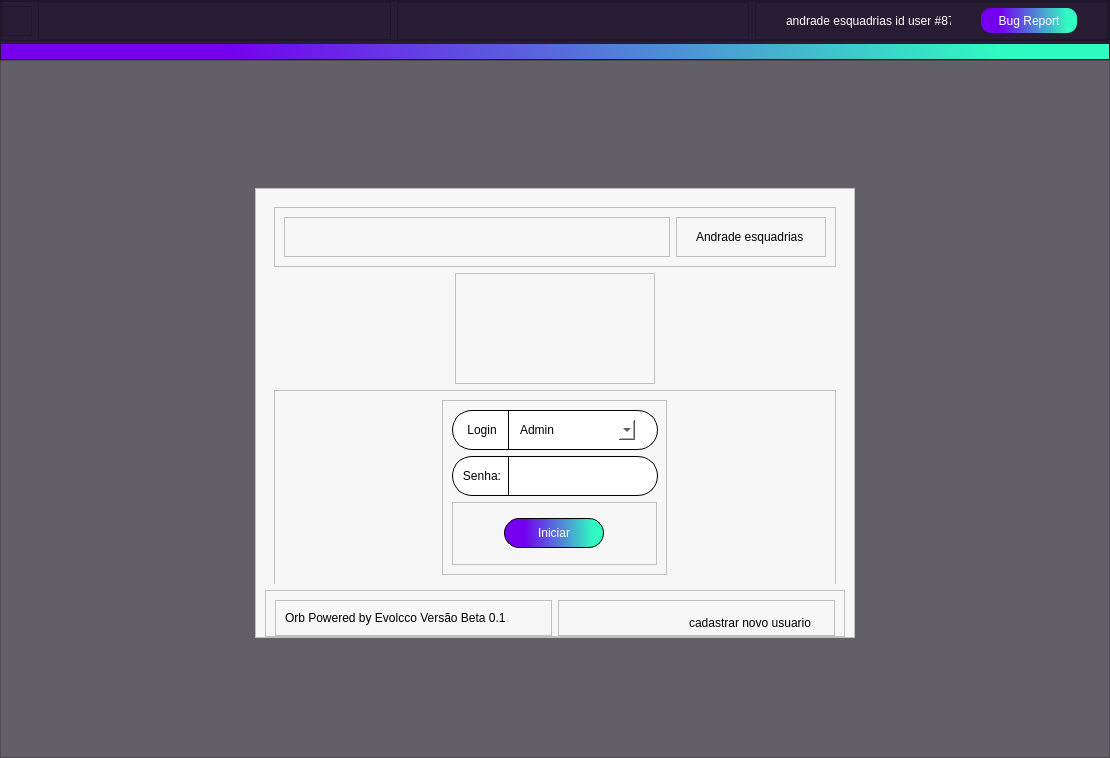
<?xml version="1.0" encoding="UTF-8"?>
<ui version="4.0">
 <class>MainWindow</class>
 <widget class="QMainWindow" name="MainWindow">
  <property name="geometry">
   <rect>
    <x>0</x>
    <y>0</y>
    <width>1110</width>
    <height>758</height>
   </rect>
  </property>
  <property name="windowTitle">
   <string>Login</string>
  </property>
  <property name="windowIcon">
   <iconset resource="../qrc/source.qrc">
    <normaloff>:/iconteste/icons/Ativo 16@2x.png</normaloff>:/iconteste/icons/Ativo 16@2x.png</iconset>
  </property>
  <widget class="QWidget" name="centralwidget">
   <layout class="QVBoxLayout" name="verticalLayout_9">
    <property name="spacing">
     <number>0</number>
    </property>
    <property name="leftMargin">
     <number>0</number>
    </property>
    <property name="topMargin">
     <number>0</number>
    </property>
    <property name="rightMargin">
     <number>0</number>
    </property>
    <property name="bottomMargin">
     <number>0</number>
    </property>
    <item>
     <widget class="QFrame" name="frame_3">
      <property name="minimumSize">
       <size>
        <width>0</width>
        <height>0</height>
       </size>
      </property>
      <property name="maximumSize">
       <size>
        <width>16777215</width>
        <height>60</height>
       </size>
      </property>
      <property name="styleSheet">
       <string notr="true">background-color: #281c35;
color:#ffffff;</string>
      </property>
      <property name="frameShape">
       <enum>QFrame::StyledPanel</enum>
      </property>
      <property name="frameShadow">
       <enum>QFrame::Raised</enum>
      </property>
      <layout class="QVBoxLayout" name="verticalLayout_3" stretch="0,0">
       <property name="spacing">
        <number>3</number>
       </property>
       <property name="leftMargin">
        <number>0</number>
       </property>
       <property name="topMargin">
        <number>0</number>
       </property>
       <property name="rightMargin">
        <number>0</number>
       </property>
       <property name="bottomMargin">
        <number>0</number>
       </property>
       <item>
        <widget class="QFrame" name="frame_6">
         <property name="frameShape">
          <enum>QFrame::StyledPanel</enum>
         </property>
         <property name="frameShadow">
          <enum>QFrame::Raised</enum>
         </property>
         <layout class="QHBoxLayout" name="horizontalLayout_2">
          <property name="leftMargin">
           <number>0</number>
          </property>
          <property name="topMargin">
           <number>0</number>
          </property>
          <property name="rightMargin">
           <number>0</number>
          </property>
          <property name="bottomMargin">
           <number>0</number>
          </property>
          <item>
           <widget class="QFrame" name="frame_2">
            <property name="maximumSize">
             <size>
              <width>30</width>
              <height>30</height>
             </size>
            </property>
            <property name="frameShape">
             <enum>QFrame::StyledPanel</enum>
            </property>
            <property name="frameShadow">
             <enum>QFrame::Raised</enum>
            </property>
            <layout class="QGridLayout" name="gridLayout_3">
             <property name="leftMargin">
              <number>0</number>
             </property>
             <property name="topMargin">
              <number>0</number>
             </property>
             <property name="rightMargin">
              <number>0</number>
             </property>
             <property name="bottomMargin">
              <number>0</number>
             </property>
             <property name="spacing">
              <number>0</number>
             </property>
             <item row="0" column="0">
              <widget class="QLabel" name="label">
               <property name="minimumSize">
                <size>
                 <width>25</width>
                 <height>25</height>
                </size>
               </property>
               <property name="maximumSize">
                <size>
                 <width>25</width>
                 <height>25</height>
                </size>
               </property>
               <property name="styleSheet">
                <string notr="true">border-image: url(:/iconteste/icons/ba812f4a-b112-4fa5-96d0-dccd574e3a86.jpg);
border-radius:12px;</string>
               </property>
               <property name="text">
                <string/>
               </property>
              </widget>
             </item>
            </layout>
           </widget>
          </item>
          <item>
           <widget class="QFrame" name="frame_4">
            <property name="frameShape">
             <enum>QFrame::StyledPanel</enum>
            </property>
            <property name="frameShadow">
             <enum>QFrame::Raised</enum>
            </property>
            <layout class="QVBoxLayout" name="verticalLayout">
             <property name="spacing">
              <number>0</number>
             </property>
             <property name="leftMargin">
              <number>0</number>
             </property>
             <property name="topMargin">
              <number>0</number>
             </property>
             <property name="rightMargin">
              <number>0</number>
             </property>
             <property name="bottomMargin">
              <number>0</number>
             </property>
            </layout>
           </widget>
          </item>
          <item>
           <widget class="QFrame" name="frame_5">
            <property name="frameShape">
             <enum>QFrame::StyledPanel</enum>
            </property>
            <property name="frameShadow">
             <enum>QFrame::Raised</enum>
            </property>
           </widget>
          </item>
          <item>
           <widget class="QFrame" name="frame_7">
            <property name="frameShape">
             <enum>QFrame::StyledPanel</enum>
            </property>
            <property name="frameShadow">
             <enum>QFrame::Raised</enum>
            </property>
            <layout class="QHBoxLayout" name="horizontalLayout">
             <property name="spacing">
              <number>0</number>
             </property>
             <property name="leftMargin">
              <number>0</number>
             </property>
             <property name="topMargin">
              <number>0</number>
             </property>
             <property name="rightMargin">
              <number>0</number>
             </property>
             <property name="bottomMargin">
              <number>0</number>
             </property>
             <item>
              <widget class="QLabel" name="label_2">
               <property name="maximumSize">
                <size>
                 <width>165</width>
                 <height>30</height>
                </size>
               </property>
               <property name="text">
                <string>andrade esquadrias id user #8774</string>
               </property>
              </widget>
             </item>
             <item>
              <widget class="QPushButton" name="bug">
               <property name="maximumSize">
                <size>
                 <width>96</width>
                 <height>25</height>
                </size>
               </property>
               <property name="styleSheet">
                <string notr="true">


QPushButton{
border:1px;
background-color: qlineargradient(spread:pad, x1:0.0227727, y1:0.557, x2:1, y2:0.551, stop:0.181818 rgba(116, 0, 239, 255), stop:0.903409 rgba(48, 252, 194, 255));
border-radius:10px;
}
QPushButton::hover
{


border-width: 2px;

border-color: black;

}
QPushButton::pressed
{
border-style: outset;
border-width: 3px;
border-color: #30fcc2;
}
</string>
               </property>
               <property name="text">
                <string>Bug Report</string>
               </property>
              </widget>
             </item>
            </layout>
           </widget>
          </item>
         </layout>
        </widget>
       </item>
       <item>
        <widget class="QLabel" name="label_23">
         <property name="minimumSize">
          <size>
           <width>0</width>
           <height>15</height>
          </size>
         </property>
         <property name="maximumSize">
          <size>
           <width>16777215</width>
           <height>15</height>
          </size>
         </property>
         <property name="styleSheet">
          <string notr="true">background-color: qlineargradient(spread:pad, x1:0.0227727, y1:0.557, x2:1, y2:0.551, stop:0.181818 rgba(116, 0, 239, 255), stop:0.903409 rgba(48, 252, 194, 255));</string>
         </property>
         <property name="text">
          <string/>
         </property>
        </widget>
       </item>
      </layout>
     </widget>
    </item>
    <item>
     <widget class="QFrame" name="frame_13">
      <property name="minimumSize">
       <size>
        <width>501</width>
        <height>0</height>
       </size>
      </property>
      <property name="styleSheet">
       <string notr="true">background-color: rgb(98, 95, 102);</string>
      </property>
      <property name="frameShape">
       <enum>QFrame::StyledPanel</enum>
      </property>
      <property name="frameShadow">
       <enum>QFrame::Raised</enum>
      </property>
      <layout class="QHBoxLayout" name="horizontalLayout_5">
       <property name="bottomMargin">
        <number>0</number>
       </property>
       <item>
        <widget class="QFrame" name="frame_17">
         <property name="maximumSize">
          <size>
           <width>600</width>
           <height>450</height>
          </size>
         </property>
         <property name="styleSheet">
          <string notr="true">background-color:white;
background-color: rgb(247, 247, 247);</string>
         </property>
         <property name="frameShape">
          <enum>QFrame::StyledPanel</enum>
         </property>
         <property name="frameShadow">
          <enum>QFrame::Raised</enum>
         </property>
         <layout class="QVBoxLayout" name="verticalLayout_8">
          <property name="bottomMargin">
           <number>0</number>
          </property>
          <item>
           <widget class="QFrame" name="frame_12">
            <property name="enabled">
             <bool>true</bool>
            </property>
            <property name="frameShape">
             <enum>QFrame::NoFrame</enum>
            </property>
            <property name="frameShadow">
             <enum>QFrame::Raised</enum>
            </property>
            <layout class="QVBoxLayout" name="verticalLayout_5">
             <property name="topMargin">
              <number>9</number>
             </property>
             <item>
              <widget class="QFrame" name="frame_18">
               <property name="frameShape">
                <enum>QFrame::StyledPanel</enum>
               </property>
               <property name="frameShadow">
                <enum>QFrame::Raised</enum>
               </property>
               <layout class="QHBoxLayout" name="horizontalLayout_8">
                <item>
                 <widget class="QFrame" name="frame_20">
                  <property name="frameShape">
                   <enum>QFrame::StyledPanel</enum>
                  </property>
                  <property name="frameShadow">
                   <enum>QFrame::Raised</enum>
                  </property>
                  <layout class="QVBoxLayout" name="verticalLayout_2">
                   <item>
                    <widget class="QLabel" name="deucerto">
                     <property name="minimumSize">
                      <size>
                       <width>0</width>
                       <height>20</height>
                      </size>
                     </property>
                     <property name="text">
                      <string/>
                     </property>
                    </widget>
                   </item>
                  </layout>
                 </widget>
                </item>
                <item>
                 <widget class="QFrame" name="frame_19">
                  <property name="maximumSize">
                   <size>
                    <width>150</width>
                    <height>16777215</height>
                   </size>
                  </property>
                  <property name="layoutDirection">
                   <enum>Qt::RightToLeft</enum>
                  </property>
                  <property name="frameShape">
                   <enum>QFrame::StyledPanel</enum>
                  </property>
                  <property name="frameShadow">
                   <enum>QFrame::Raised</enum>
                  </property>
                  <layout class="QHBoxLayout" name="horizontalLayout_7">
                   <item>
                    <widget class="QLabel" name="label_10">
                     <property name="maximumSize">
                      <size>
                       <width>110</width>
                       <height>16777215</height>
                      </size>
                     </property>
                     <property name="layoutDirection">
                      <enum>Qt::RightToLeft</enum>
                     </property>
                     <property name="text">
                      <string>Andrade esquadrias</string>
                     </property>
                    </widget>
                   </item>
                  </layout>
                 </widget>
                </item>
               </layout>
              </widget>
             </item>
             <item alignment="Qt::AlignHCenter">
              <widget class="QFrame" name="frame_11">
               <property name="minimumSize">
                <size>
                 <width>141</width>
                 <height>111</height>
                </size>
               </property>
               <property name="maximumSize">
                <size>
                 <width>16777215</width>
                 <height>16777215</height>
                </size>
               </property>
               <property name="frameShape">
                <enum>QFrame::StyledPanel</enum>
               </property>
               <property name="frameShadow">
                <enum>QFrame::Raised</enum>
               </property>
               <layout class="QVBoxLayout" name="verticalLayout_4">
                <item>
                 <widget class="QLabel" name="label_6">
                  <property name="minimumSize">
                   <size>
                    <width>180</width>
                    <height>100</height>
                   </size>
                  </property>
                  <property name="maximumSize">
                   <size>
                    <width>180</width>
                    <height>16777215</height>
                   </size>
                  </property>
                  <property name="styleSheet">
                   <string notr="true">border-image: url(:/iconteste/icons/bc618214-251e-4c1c-9617-52f5a49d45b0.jpg);</string>
                  </property>
                  <property name="text">
                   <string/>
                  </property>
                  <property name="alignment">
                   <set>Qt::AlignCenter</set>
                  </property>
                 </widget>
                </item>
               </layout>
              </widget>
             </item>
             <item>
              <widget class="QFrame" name="frame">
               <property name="minimumSize">
                <size>
                 <width>301</width>
                 <height>221</height>
                </size>
               </property>
               <property name="maximumSize">
                <size>
                 <width>16777215</width>
                 <height>16777215</height>
                </size>
               </property>
               <property name="layoutDirection">
                <enum>Qt::LeftToRight</enum>
               </property>
               <property name="frameShape">
                <enum>QFrame::StyledPanel</enum>
               </property>
               <property name="frameShadow">
                <enum>QFrame::Raised</enum>
               </property>
               <layout class="QGridLayout" name="gridLayout_2">
                <item row="0" column="0">
                 <widget class="QFrame" name="frame_21">
                  <property name="maximumSize">
                   <size>
                    <width>225</width>
                    <height>16777215</height>
                   </size>
                  </property>
                  <property name="frameShape">
                   <enum>QFrame::StyledPanel</enum>
                  </property>
                  <property name="frameShadow">
                   <enum>QFrame::Raised</enum>
                  </property>
                  <layout class="QVBoxLayout" name="verticalLayout_10">
                   <item>
                    <widget class="QFrame" name="frame_8">
                     <property name="minimumSize">
                      <size>
                       <width>206</width>
                       <height>40</height>
                      </size>
                     </property>
                     <property name="maximumSize">
                      <size>
                       <width>206</width>
                       <height>40</height>
                      </size>
                     </property>
                     <property name="styleSheet">
                      <string notr="true">border: 1px solid black;
border-radius:20px;
background-color: white;</string>
                     </property>
                     <property name="frameShape">
                      <enum>QFrame::StyledPanel</enum>
                     </property>
                     <property name="frameShadow">
                      <enum>QFrame::Raised</enum>
                     </property>
                     <layout class="QHBoxLayout" name="horizontalLayout_3">
                      <property name="topMargin">
                       <number>0</number>
                      </property>
                      <property name="bottomMargin">
                       <number>0</number>
                      </property>
                      <item>
                       <widget class="QLabel" name="label_3">
                        <property name="minimumSize">
                         <size>
                          <width>40</width>
                          <height>20</height>
                         </size>
                        </property>
                        <property name="maximumSize">
                         <size>
                          <width>25</width>
                          <height>20</height>
                         </size>
                        </property>
                        <property name="styleSheet">
                         <string notr="true">border:0px;</string>
                        </property>
                        <property name="text">
                         <string>Login</string>
                        </property>
                        <property name="alignment">
                         <set>Qt::AlignCenter</set>
                        </property>
                       </widget>
                      </item>
                      <item>
                       <widget class="Line" name="line">
                        <property name="minimumSize">
                         <size>
                          <width>0</width>
                          <height>40</height>
                         </size>
                        </property>
                        <property name="maximumSize">
                         <size>
                          <width>1</width>
                          <height>16777215</height>
                         </size>
                        </property>
                        <property name="styleSheet">
                         <string notr="true">margin-top:0px;</string>
                        </property>
                        <property name="orientation">
                         <enum>Qt::Vertical</enum>
                        </property>
                       </widget>
                      </item>
                      <item alignment="Qt::AlignLeft|Qt::AlignVCenter">
                       <widget class="QComboBox" name="comboBox">
                        <property name="minimumSize">
                         <size>
                          <width>120</width>
                          <height>20</height>
                         </size>
                        </property>
                        <property name="styleSheet">
                         <string notr="true">QComboBox {
	border: transparent;

}
QComboBox::drop-down:button{
border:transparent; background:transparent;
border-image: url(:/iconteste/icons/arrow-black.png);
width: 14px;
height: 14px;
padding-top:1px;
margin-top:3px;

}

QComboBox QAbstractItemView{
	
	border:1px solid black;
	border-radius:0px;
 
	
}

</string>
                        </property>
                        <item>
                         <property name="text">
                          <string>Admin</string>
                         </property>
                        </item>
                        <item>
                         <property name="text">
                          <string>T.i</string>
                         </property>
                        </item>
                        <item>
                         <property name="text">
                          <string>Vendedor</string>
                         </property>
                        </item>
                        <item>
                         <property name="text">
                          <string>Gerência</string>
                         </property>
                        </item>
                       </widget>
                      </item>
                     </layout>
                    </widget>
                   </item>
                   <item>
                    <widget class="QFrame" name="frame_10">
                     <property name="minimumSize">
                      <size>
                       <width>206</width>
                       <height>40</height>
                      </size>
                     </property>
                     <property name="maximumSize">
                      <size>
                       <width>206</width>
                       <height>40</height>
                      </size>
                     </property>
                     <property name="styleSheet">
                      <string notr="true">border: 1px solid black;
border-radius:20px;
background-color: white;</string>
                     </property>
                     <property name="frameShape">
                      <enum>QFrame::StyledPanel</enum>
                     </property>
                     <property name="frameShadow">
                      <enum>QFrame::Raised</enum>
                     </property>
                     <layout class="QHBoxLayout" name="horizontalLayout_4">
                      <property name="topMargin">
                       <number>0</number>
                      </property>
                      <property name="bottomMargin">
                       <number>0</number>
                      </property>
                      <item>
                       <widget class="QLabel" name="label_4">
                        <property name="minimumSize">
                         <size>
                          <width>40</width>
                          <height>20</height>
                         </size>
                        </property>
                        <property name="maximumSize">
                         <size>
                          <width>25</width>
                          <height>20</height>
                         </size>
                        </property>
                        <property name="styleSheet">
                         <string notr="true">border:0px;</string>
                        </property>
                        <property name="text">
                         <string>Senha:</string>
                        </property>
                        <property name="alignment">
                         <set>Qt::AlignCenter</set>
                        </property>
                       </widget>
                      </item>
                      <item>
                       <widget class="Line" name="line_2">
                        <property name="minimumSize">
                         <size>
                          <width>0</width>
                          <height>40</height>
                         </size>
                        </property>
                        <property name="maximumSize">
                         <size>
                          <width>1</width>
                          <height>16777215</height>
                         </size>
                        </property>
                        <property name="styleSheet">
                         <string notr="true">margin-top:0px;</string>
                        </property>
                        <property name="orientation">
                         <enum>Qt::Vertical</enum>
                        </property>
                       </widget>
                      </item>
                      <item>
                       <widget class="QLineEdit" name="senha">
                        <property name="maximumSize">
                         <size>
                          <width>130</width>
                          <height>16777215</height>
                         </size>
                        </property>
                        <property name="styleSheet">
                         <string notr="true">border: 0px;</string>
                        </property>
                        <property name="echoMode">
                         <enum>QLineEdit::Password</enum>
                        </property>
                       </widget>
                      </item>
                     </layout>
                    </widget>
                   </item>
                   <item>
                    <widget class="QFrame" name="frame_22">
                     <property name="frameShape">
                      <enum>QFrame::StyledPanel</enum>
                     </property>
                     <property name="frameShadow">
                      <enum>QFrame::Raised</enum>
                     </property>
                     <layout class="QHBoxLayout" name="horizontalLayout_9">
                      <item>
                       <widget class="QPushButton" name="iniciar">
                        <property name="minimumSize">
                         <size>
                          <width>100</width>
                          <height>30</height>
                         </size>
                        </property>
                        <property name="maximumSize">
                         <size>
                          <width>100</width>
                          <height>30</height>
                         </size>
                        </property>
                        <property name="styleSheet">
                         <string notr="true">

QPushButton{
border: 1px solid black;
border-radius: 15px;
color:white;
background-color: qlineargradient(spread:pad, x1:0.0227727, y1:0.557, x2:1, y2:0.551, stop:0.181818 rgba(116, 0, 239, 255), stop:0.903409 rgba(48, 252, 194, 255));
}
QPushButton::hover
{

border-width: 2px;

border-color: black;

}
QPushButton::pressed
{
border-style: outset;
border-width: 3px;
border-color: black;
}

</string>
                        </property>
                        <property name="text">
                         <string>Iniciar</string>
                        </property>
                        <property name="icon">
                         <iconset resource="../qrc/source.qrc">
                          <normaloff>:/iconteste/icons/right white arrow.png</normaloff>:/iconteste/icons/right white arrow.png</iconset>
                        </property>
                       </widget>
                      </item>
                     </layout>
                    </widget>
                   </item>
                  </layout>
                 </widget>
                </item>
                <item row="1" column="0">
                 <widget class="QLabel" name="label_5">
                  <property name="minimumSize">
                   <size>
                    <width>171</width>
                    <height>20</height>
                   </size>
                  </property>
                  <property name="maximumSize">
                   <size>
                    <width>171</width>
                    <height>20</height>
                   </size>
                  </property>
                  <property name="text">
                   <string/>
                  </property>
                 </widget>
                </item>
               </layout>
              </widget>
             </item>
            </layout>
           </widget>
          </item>
          <item>
           <widget class="QFrame" name="frame_14">
            <property name="maximumSize">
             <size>
              <width>16777215</width>
              <height>50</height>
             </size>
            </property>
            <property name="frameShape">
             <enum>QFrame::StyledPanel</enum>
            </property>
            <property name="frameShadow">
             <enum>QFrame::Raised</enum>
            </property>
            <layout class="QHBoxLayout" name="horizontalLayout_6">
             <property name="bottomMargin">
              <number>0</number>
             </property>
             <item>
              <widget class="QFrame" name="frame_15">
               <property name="frameShape">
                <enum>QFrame::StyledPanel</enum>
               </property>
               <property name="frameShadow">
                <enum>QFrame::Raised</enum>
               </property>
               <layout class="QVBoxLayout" name="verticalLayout_7">
                <item>
                 <widget class="QLabel" name="label_9">
                  <property name="text">
                   <string>Orb Powered by Evolcco Versão Beta 0.1</string>
                  </property>
                 </widget>
                </item>
               </layout>
              </widget>
             </item>
             <item>
              <widget class="QFrame" name="frame_16">
               <property name="layoutDirection">
                <enum>Qt::RightToLeft</enum>
               </property>
               <property name="frameShape">
                <enum>QFrame::StyledPanel</enum>
               </property>
               <property name="frameShadow">
                <enum>QFrame::Raised</enum>
               </property>
               <layout class="QVBoxLayout" name="verticalLayout_6">
                <property name="bottomMargin">
                 <number>0</number>
                </property>
                <item>
                 <widget class="QPushButton" name="nuser">
                  <property name="minimumSize">
                   <size>
                    <width>0</width>
                    <height>25</height>
                   </size>
                  </property>
                  <property name="maximumSize">
                   <size>
                    <width>150</width>
                    <height>16777215</height>
                   </size>
                  </property>
                  <property name="styleSheet">
                   <string notr="true">
QPushButton{
border-radius: 12px;
background-color: transparent;
color: black;

}
QPushButton::hover
{

border-width: 2px;
border-bottom:1px;
border-color: black;

}
QPushButton::pressed
{
border-bottom:1px;
border:1px solid black;
}
</string>
                  </property>
                  <property name="text">
                   <string>cadastrar novo usuario</string>
                  </property>
                  <property name="icon">
                   <iconset resource="../qrc/source.qrc">
                    <normaloff>:/iconteste/icons/plus-solid.svg</normaloff>:/iconteste/icons/plus-solid.svg</iconset>
                  </property>
                 </widget>
                </item>
               </layout>
              </widget>
             </item>
            </layout>
           </widget>
          </item>
         </layout>
        </widget>
       </item>
      </layout>
     </widget>
    </item>
   </layout>
  </widget>
 </widget>
 <resources>
  <include location="../qrc/source.qrc"/>
 </resources>
 <connections/>
</ui>
